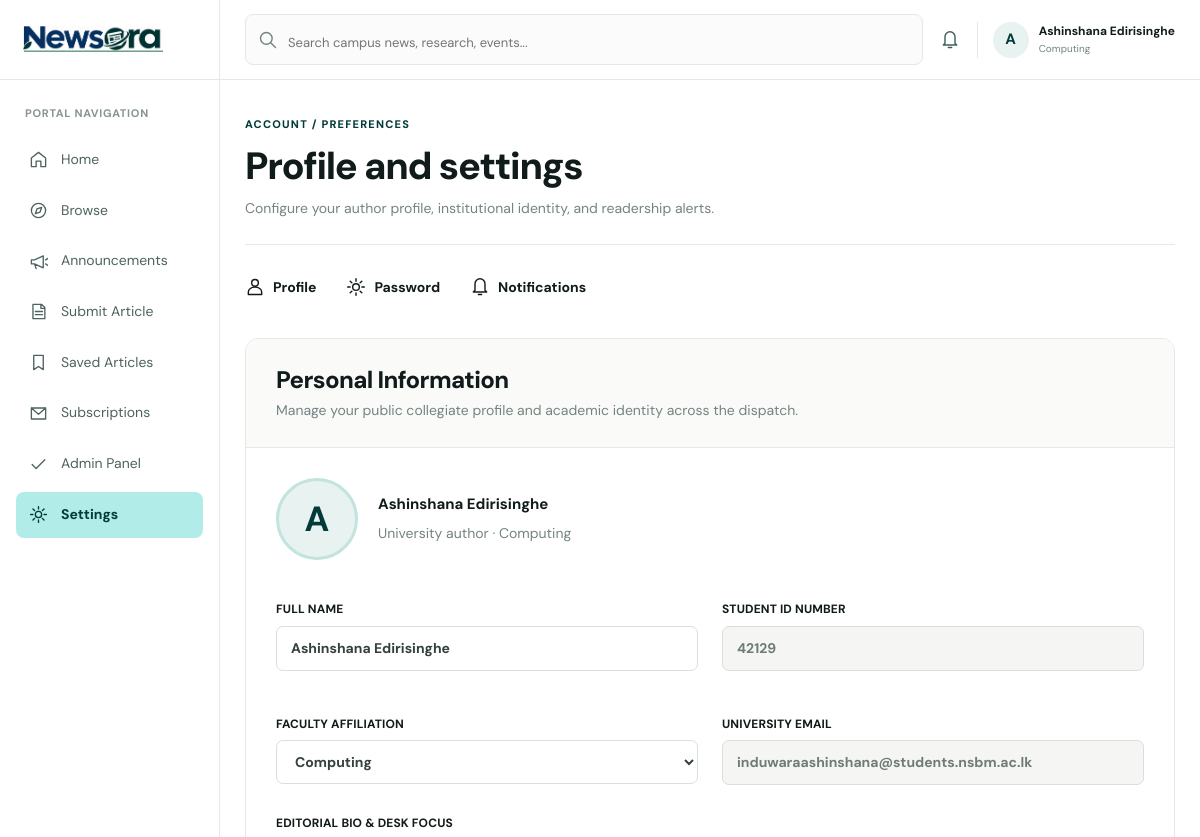
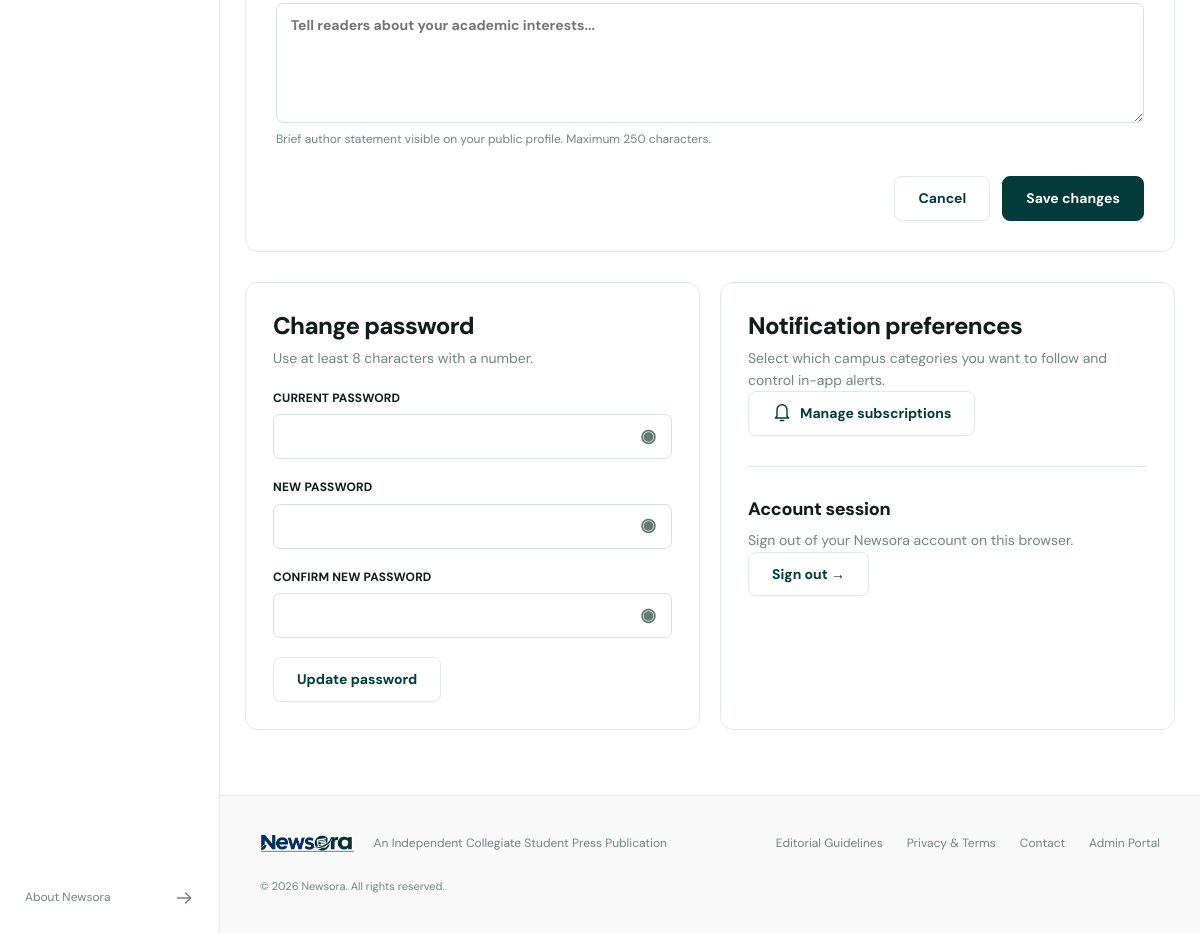
/settings.php (signed in), run on the app's committed database (2 pictures, top to bottom).
### tables this page shows
CREATE TABLE IF NOT EXISTS users (
  id         INT UNSIGNED AUTO_INCREMENT PRIMARY KEY,
  name       VARCHAR(255) NOT NULL,
  student_id VARCHAR(100) NOT NULL UNIQUE,
  faculty    VARCHAR(255) NOT NULL,
  email      VARCHAR(255) NOT NULL UNIQUE,
  password   VARCHAR(255) NOT NULL,
  bio        TEXT,
  role       VARCHAR(20) NOT NULL DEFAULT 'student'
);

### includes/db.php (called while the page is built, shortened)
<?php
function db(): PDO {
    static $db;
    if ($db) return $db;
    if (DB_DRIVER === 'mysql') {
        $dsn = sprintf(
            'mysql:host=%s;port=%s;dbname=%s;charset=%s',
            DB_HOST, DB_PORT, DB_NAME, DB_CHARSET
        );
        $initCmd = defined('Pdo\Mysql::ATTR_INIT_COMMAND')
            ? [\Pdo\Mysql::ATTR_INIT_COMMAND => "SET NAMES utf8mb4 COLLATE utf8mb4_unicode_ci"]
            : [PDO::MYSQL_ATTR_INIT_COMMAND  => "SET NAMES utf8mb4 COLLATE utf8mb4_unicode_ci"];
        $db = new PDO($dsn, DB_USER, DB_PASS, [
            PDO::ATTR_ERRMODE            => PDO::ERRMODE_EXCEPTION,
            PDO::ATTR_DEFAULT_FETCH_MODE => PDO::FETCH_ASSOC,
        ] + $initCmd);
    } else {
        $db = new PDO('sqlite:' . __DIR__ . '/../database/newsora.sqlite');
        $db->setAttribute(PDO::ATTR_ERRMODE, PDO::ERRMODE_EXCEPTION);
        $db->exec('PRAGMA foreign_keys = ON');
        $db->exec(file_get_contents(__DIR__ . '/../database/newsora.sql'));
    }
    return $db;
}

### settings.php (the view, shortened to what this page needs)
<?php
require __DIR__.'/includes/functions.php';$u=require_user();$portal=true;$page='settings';$title='Profile and settings';$error='';
require __DIR__.'/includes/header.php'; ?>
<main id="main" class="page-content">
<div class="page-heading">
<span class="eyebrow">ACCOUNT / PREFERENCES</span>
<h1>Profile and settings</h1>
<p>Configure your author profile, institutional identity, and readership alerts.</p>
</div>
<nav class="settings-tabs">
<a href="#personal">
<?=icon('user')?> Profile</a>
<a href="#password">
<?=icon('settings')?> Password</a>
<a href="<?=url('subscriptions.php')?>">
<?=icon('bell')?> Notifications</a>
</nav>
<section id="personal" class="panel profile-panel">
<div class="panel-heading">
<h2>Personal Information</h2>
<p>Manage your public collegiate profile and academic identity across the dispatch.</p>
</div>
<div class="profile-intro">
<span class="avatar large">
<?=e(substr($u['name'],0,1))?>
</span>
<div>
<strong>
<?=e($u['name'])?>
</strong>
<p>University author · <?=e($u['faculty'])?>
</p>
</div>
</div>
<form method="post">
<div class="grid two">
<label>FULL NAME<input name="name" value="<?=e($u['name'])?>" required>
</label>
<label>STUDENT ID NUMBER<input value="<?=e($u['student_id'])?>" readonly>
</label>
<label>FACULTY AFFILIATION<select name="faculty">
<?php foreach(['Computing','Business','Engineering','Science'] as $f): ?>
<option <?=$u['faculty']===$f?'selected':''?>>
<?=$f?>
</option>
<?php endforeach; ?>
</select>
</label>
<label>UNIVERSITY EMAIL<input value="<?=e($u['email'])?>" readonly>
</label>
</div>
<label>EDITORIAL BIO & DESK FOCUS<textarea name="bio" maxlength="250" placeholder="Tell readers about your academic interests...">
<?=e($u['bio'])?>
</textarea>
<small>Brief author statement visible on your public profile. Maximum 250 characters.</small>
</label>
<div class="form-actions">
<button type="reset" class="button secondary">Cancel</button>
<button class="button">Save changes</button>
</div>
</form>
</section>
<div class="grid two">
<section class="panel" id="password">
<h2>Change password</h2>
<p>Use at least 8 characters with a number.</p>
<form method="post">
<?php foreach(['current_password'=>'CURRENT PASSWORD','new_password'=>'NEW PASSWORD','confirm_password'=>'CONFIRM NEW PASSWORD'] as $n=>$label): ?>
<label>
<?=$label?>
<div class="password-field">
<input type="password" name="<?=$n?>" autocomplete="<?=$n==='current_password'?'current-password':'new-password'?>" required>
<button type="button" data-password aria-label="Show password">◉</button>
</div>
</label>
<?php endforeach; ?>
<button class="button secondary">Update password</button>
</form>
</section>
<section class="panel">
<h2>Notification preferences</h2>
<p>Select which campus categories you want to follow and control in-app alerts.</p>
<a class="button secondary" href="<?=url('subscriptions.php')?>">
<?=icon('bell')?> Manage subscriptions</a>
<hr>
<h3>Account session</h3>
<p>Sign out of your Newsora account on this browser.</p>
<form method="post" action="<?=url('logout.php')?>">
<button class="button secondary">Sign out →</button>
</form>
</section>
</div>
</main>
<?php require __DIR__.'/includes/footer.php'; ?>

### includes/header.php (shortened to what this page needs)
<?php
require_once __DIR__.'/functions.php';
$page=$page??'home'; $title=$title??'Newsora'; $portal=$portal??false; $auth=$auth??false; $current=user();
$recoveryCount=($current['role']??'')==='admin'?(int)db()->query("SELECT COUNT(*) FROM recovery_requests WHERE status='pending'")->fetchColumn():0;
?>
<!doctype html>
<html lang="en">
<head>
<link rel="stylesheet" href="<?=url('css/style.css')?>?v=<?=filemtime(__DIR__.'/../css/style.css')?>">
<link rel="stylesheet" href="<?=url('css/responsive.css')?>?v=<?=filemtime(__DIR__.'/../css/responsive.css')?>">
</head>
<body class="<?=$portal?'portal':($auth?'auth-page':'public-page')?>">
<?php if($portal): ?>
<aside class="sidebar" id="sidebar">
<a class="brand" href="<?=url('index.php')?>">
<?=logo()?>
</a>
<span class="nav-label">PORTAL NAVIGATION</span>
<nav aria-label="Portal navigation">
<?php foreach(['home'=>['Home','index.php?view=home','home'],'browse'=>['Browse','browse.php','browse'],'announcements'=>['Announcements','announcements.php','announce'],'submit'=>['Submit Article','admin/add-article.php','article'],'saved'=>['Saved Articles','saved.php','saved'],'subscriptions'=>['Subscriptions','subscriptions.php','subscriptions'],'submissions'=>[($current['role']??'')==='admin'?'Admin Panel':'My Submissions','admin/index.php','submissions'],'settings'=>['Settings','settings.php','settings']] as $key=>[$label,$href,$ico]): ?>
<a class="<?=$page===$key?'active':''?>" href="<?=url($href)?>" <?=$page===$key?'aria-current="page"':''?>>
<?=icon($ico)?>
<?=e($label)?>
</a>
<?php endforeach; ?>
</nav>
<a class="sidebar-bottom" href="<?=url('about.php')?>">About Newsora <?=icon('arrow')?>
</a>
</aside>
<div class="portal-shell">
<header class="topbar">
<form action="<?=url('browse.php')?>" class="top-search">
<?=icon('search')?>
<input name="q" aria-label="Search campus news" placeholder="Search campus news, research, events...">
</form>
<a class="notification" href="<?=url(($current['role']??'')==='admin'?'admin/recovery.php':'announcements.php')?>" aria-label="<?=($current['role']??'')==='admin'?'Account recovery requests: '.$recoveryCount:'Announcements'?>">
<?=icon('bell')?>
</a>
<a href="<?=url($current?'settings.php':'login.php')?>" class="profile">
<span class="avatar">
<?=e($current?substr($current['name'],0,1):'N')?>
</span>
<span>
<strong>
<?=e($current['name']??'Campus Reader')?>
</strong>
<small>
<?=e($current['faculty']??'Sign in to your account')?>
</small>
</span>
</a>
</header>
<?php endif; ?>

### css/responsive.css (style rules this page uses)
@media (max-width:1200px) { .sidebar { width:220px } }
@media (max-width:1200px) { .portal-shell { margin-left:220px } }
@media (max-width:1200px) { .topbar { gap:17px; padding:0 25px } }
@media (max-width:1200px) { .top-search { width:auto; flex:1; max-width:none } }
@media (max-width:1200px) { .profile { margin-left:auto; padding-left:15px } }
@media (max-width:1200px) { .page-content { padding:32px 25px 65px } }
@media (max-width:1200px) { .grid { gap:20px } }

### data on the page
users: name "A", name "Ashinshana Edirisinghe", faculty "Computing", student "42129", email "induwaraashinshana@students.nsbm.ac.lk"

### other printed values
$label "Home"
$label "Browse"
$label "Announcements"
$label "Submit Article"
$label "Saved Articles"
$label "Subscriptions"
$label "Admin Panel"
$label "Settings"
$label "CURRENT PASSWORD"
$label "NEW PASSWORD"
$label "CONFIRM NEW PASSWORD"
